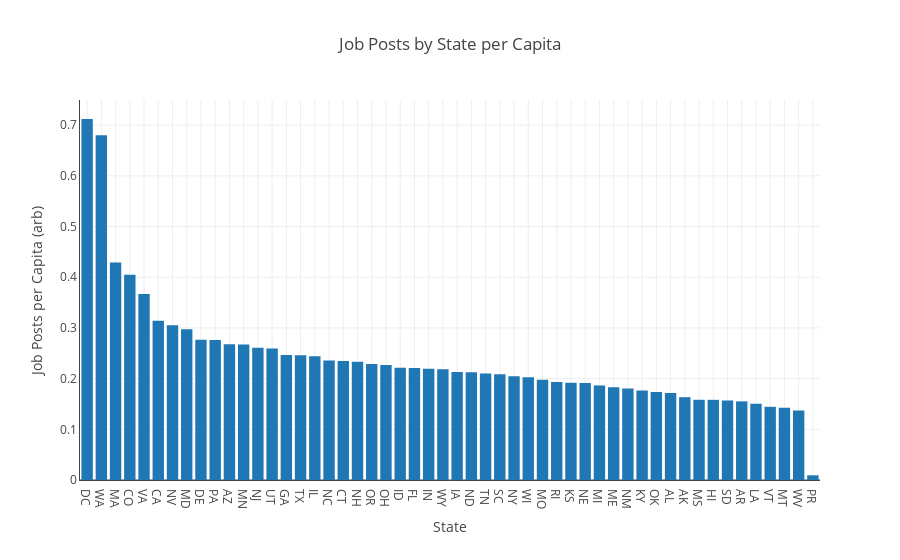

The notebook cell this image was saved under:
### Code cell
tot_state.sort_values('per_capita', ascending=False, inplace=True)

layout = go.Layout(title='Job Posts by State per Capita',
                   xaxis=dict(autorange=True, showgrid=True, zeroline=False, showline=True, showticklabels=True, title='State'),
                   yaxis=dict(autorange=True, showgrid=True, zeroline=True, showline=True, showticklabels=True, title='Job Posts per Capita (arb)'))

data = [go.Bar(x=tot_state.index, y=tot_state['per_capita'])]

fig = go.Figure(data=data, layout=layout)

py.plot(fig, filename='plots/bar_posts_per_capita.html', auto_open=False)
py.iplot(fig)

### Figure 1 — Plotly figure (JSON) as saved in the notebook; plotly's stock layout.template omitted (floating-point values rounded to 4 significant figures)
{"data": [{"type": "bar", "uid": "44733aeb-fe96-4f01-bdf5-4215cce5b649", "x": ["DC", "WA", "MA", "CO", "VA", "CA", "NV", "MD", "DE", "PA", "AZ", "MN", "NJ", "UT", "GA", "TX", "IL", "NC", "CT", "NH", "OR", "OH", "ID", "FL", "IN", "WY", "IA", "ND", "TN", "SC", "NY", "WI", "MO", "RI", "KS", "NE", "MI", "ME", "NM", "KY", "OK", "AL", "AK", "MS", "HI", "SD", "AR", "LA", "VT", "MT", "WV", "PR"], "y": [0.7122, 0.6804, 0.429, 0.4048, 0.3669, 0.3144, 0.3054, 0.2975, 0.2766, 0.2762, 0.2677, 0.2673, 0.2611, 0.2595, 0.2468, 0.246, 0.2443, 0.2359, 0.2348, 0.2331, 0.2289, 0.2267, 0.2216, 0.2208, 0.2194, 0.2183, 0.2131, 0.2126, 0.21, 0.2088, 0.2049, 0.2025, 0.1976, 0.1932, 0.192, 0.1913, 0.1867, 0.1828, 0.1805, 0.1766, 0.1738, 0.1718, 0.1634, 0.1583, 0.1582, 0.157, 0.1551, 0.1505, 0.1444, 0.1424, 0.1373, 0.009246]}], "layout": {"title": {"text": "Job Posts by State per Capita"}, "xaxis": {"autorange": true, "showgrid": true, "showline": true, "showticklabels": true, "title": {"text": "State"}, "zeroline": false}, "yaxis": {"autorange": true, "showgrid": true, "showline": true, "showticklabels": true, "title": {"text": "Job Posts per Capita (arb)"}, "zeroline": true}}}
